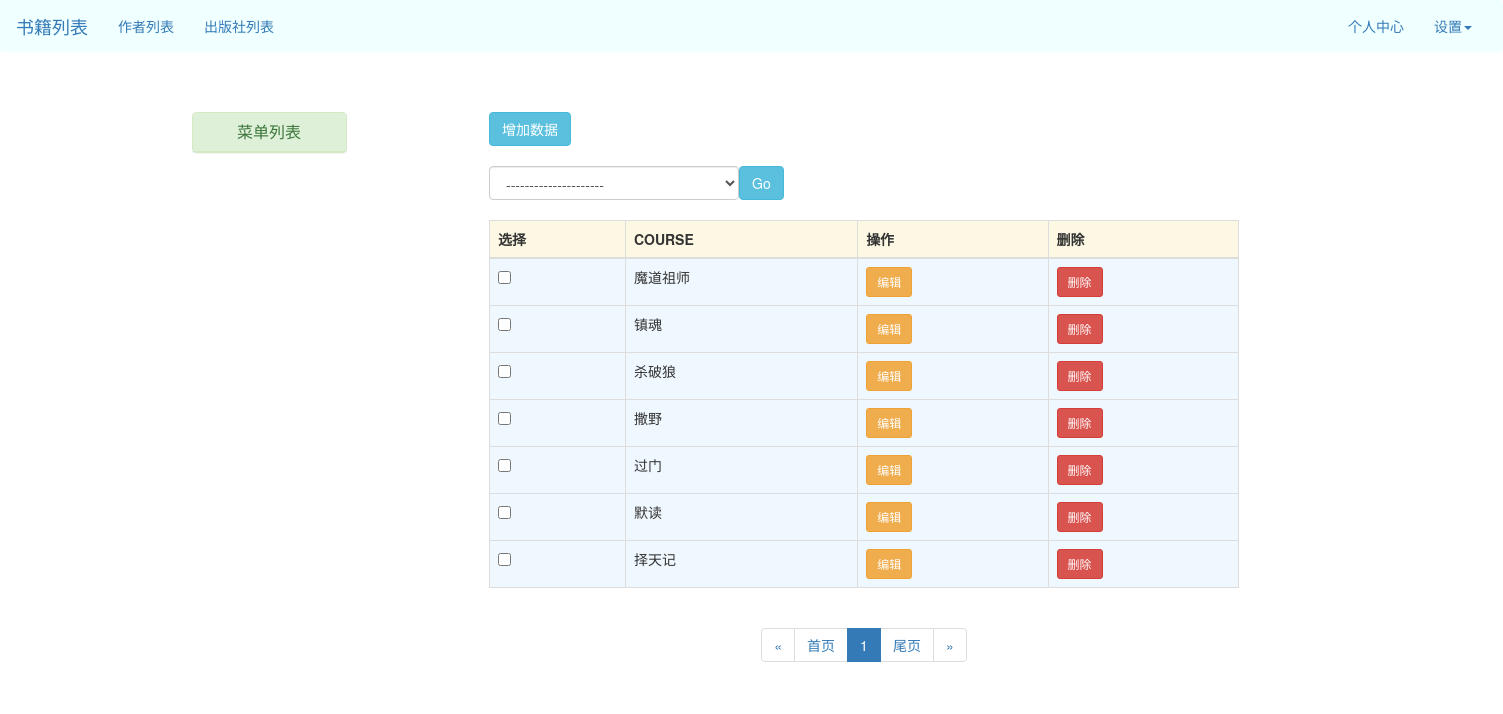
/stark/app01/course/, run on the app's committed database.
### app01/models.py (models this page shows)
class Course(models.Model):
    name = models.CharField(verbose_name='课程名称', max_length=32)
    def __str__(self):
        return self.name

### stark/service/sites.py (the view, shortened to what this page needs)
    def listview(self, request):
        data_list = self.model.objects.all()
        add_url = self.get_add_url()
        search_condition = self.get_search_condition(request)
        filter_condition = self.get_filter_condition(request)
        data_list = data_list.filter(search_condition).filter(filter_condition)
        showlist = ShowList(self, data_list, request)
        showlist.get_list_filter()
        return render(request, "stark/list_view.html", locals())

### stark/service/sites.py (called while the page is built, shortened)
    def get_new_actions(self):
        temp = []
        temp.extend(self.config_obj.actions)
        temp.append(self.config_obj.patch_delete)
        new_actions = []
        for func in temp:
            new_actions.append({
                "text":func.desc,
                "name":func.__name__
            })
        return new_actions

    def get_headers(self):
        header_list = []
        for field_or_func in self.config_obj.new_list_display():  # 依然循环["title","price","publish",edit]
            if callable(field_or_func):
                val = field_or_func(self.config_obj, is_header=True)
            else:
                if field_or_func == "__str__":
                    val = self.config_obj.model._meta.model_name.upper()
                else:
                    field_obj = self.config_obj.model._meta.get_field(field_or_func)
                    val = field_obj.verbose_name
            header_list.append(val)
        return header_list

    def get_list_filter(self):
        list_filter_links = {}
        return list_filter_links

    def get_add_url(self):
        url_name = "%s_%s_add" % (self.app_label, self.model_name)
        _url = reverse(url_name)
        return _url

    def get_change_url(self, obj):
        url_name = "%s_%s_change" % (self.app_label, self.model_name)
        _url = reverse(url_name, args=(obj.pk,))
        return _url

    def get_delete_url(self, obj):
        url_name = "%s_%s_delete" % (self.app_label, self.model_name)
        _url = reverse(url_name, args=(obj.pk,))
        return _url

    def edit(self, obj=None, is_header=False):
        if is_header:
            return "操作"
        return mark_safe("<a href='%s' class='btn btn-warning btn-sm'>编辑</a>" % self.get_change_url(obj))

    def delete(self, obj=None, is_header=False):
        if is_header:
            return "删除"
        return mark_safe("<a href='%s' class='btn btn-danger btn-sm'>删除</a>" % self.get_delete_url(obj))

    def checkbox(self, obj=None, is_header=False):
        if is_header:
            return "选择"
        return mark_safe("<input type='checkbox' name='pk_list' value=%s>" % obj.pk)

    def new_list_display(self):
        temp = []
        temp.extend(self.list_display)
        temp.insert(0, ModelStark.checkbox)
        if not self.list_display_links:
            temp.append(ModelStark.edit)
        temp.append(ModelStark.delete)
        return temp

### stark/utils/page.py (called while the page is built)
    @property
    def start(self):
        return self.page_start_num

### stark/templates/stark/list_view.html (shortened to what this page needs)
{% extends "stark/base.html" %}
{% block content %}
    <div class="container" style="margin-top: 40px;">
    <div class="row">
        {% if showlist.config_obj.list_filter %}
        <div class="col-md-6 ">
        {% else %}
        <div class="col-md-8 ">
        {% endif %}
            <div>
                <a href="{{ add_url }}" class="btn btn-info" style="margin-bottom: 20px;">增加数据</a>
            </div>
            <form action="" method="post">
                <select name="action" class="form-control form-inline pull-left"
                        style="width: 250px;display: inline-block">
                    <option value="">---------------------</option>
                </select>
                <button class="btn btn-info" style="margin-bottom: 20px;">Go</button>
                <table class="table table-striped table-bordered table-hover">
                    <thead>
                    <tr class="warning">
                        {% for item in showlist.get_headers %}
                            <th>{{ item }}</th>
                        {% endfor %}
                    </tr>
                    </thead>
                    <tbody>
                    {% for data in showlist.get_body %}
                        <tr style="background-color: aliceblue">
                            {% for item in data %}
                                <td>{{ item }}</td>
                            {% endfor %}
                        </tr>
                    {% endfor %}
                    </tbody>
                </table>
            </form>
            <div style="text-align: center">
                {{ showlist.pagination.ret_html|safe }}
            </div>
        </div>
    </div>
</div>
</div>
{% endblock content %}

### stark/templates/stark/base.html (shortened to what this page needs)
<!DOCTYPE html>
<html lang="en">
<head>
    <link rel="stylesheet" href="https://cdn.bootcss.com/bootstrap/3.3.7/css/bootstrap.css">
    <link rel="stylesheet" href="/static/css/list_view.css">
    <link rel="stylesheet" href="/static/css/base.css">
</head>
<body>
{% include "stark/nav.html" %}
<div class="container">
    <div class="row">
        <div class="col-md-2">
            <div class="panel panel-success">
                    <div class="panel-heading">
                        <h3 class="panel-title">菜单列表</h3>
                    </div>
                </div>
        </div>
        <div class="col-md-8 col-md-offset-1">
            {% block content %}
            {% endblock content %}
        </div>
    </div>
</body>
</html>

### stark/templates/stark/nav.html (shortened to what this page needs)
<nav class="navbar navbar-info" style="background-color:azure">
    <div class="container-fluid">
        <div class="navbar-header">
            <a class="navbar-brand" href="#">书籍列表</a>
        </div>
        <div class="collapse navbar-collapse" id="bs-example-navbar-collapse-1">
            <ul class="nav navbar-nav">
                <li class="active"><a href="#">作者列表 <span class="sr-only">(current)</span></a></li>
                <li><a href="#">出版社列表</a></li>
            </ul>
            <ul class="nav navbar-nav navbar-right">
                <li><a href="#">个人中心</a></li>
                <li class="dropdown">
                    <a href="#" class="dropdown-toggle" data-toggle="dropdown" role="button" aria-haspopup="true"
                       aria-expanded="false">设置<span class="caret"></span></a>
                </li>
            </ul>
        </div>
    </div>
</nav>

### stark/static/css/list_view.css (style rules this page uses)
.active { color: red; }

### stark/static/css/base.css (style rules this page uses)
.panel { margin-top: 40px; text-align: center; margin-left: 10px; }

### data on the page
Course: data "魔道祖师"
Course: data "镇魂"
Course: data "杀破狼"
Course: data "撒野"
Course: data "过门"
Course: data "默读"
Course: data "择天记"

### other printed values
{{ item }} "选择" "COURSE" "操作" "删除"
{{ item }} "编辑" "删除" "编辑" "删除" "编辑" "删除" "编辑" "删除" "编辑" "删除" "编辑" "删除" "编辑" "删除"
{{ showlist.pagination.ret_html|safe }} "« 首页 1 尾页 »"
